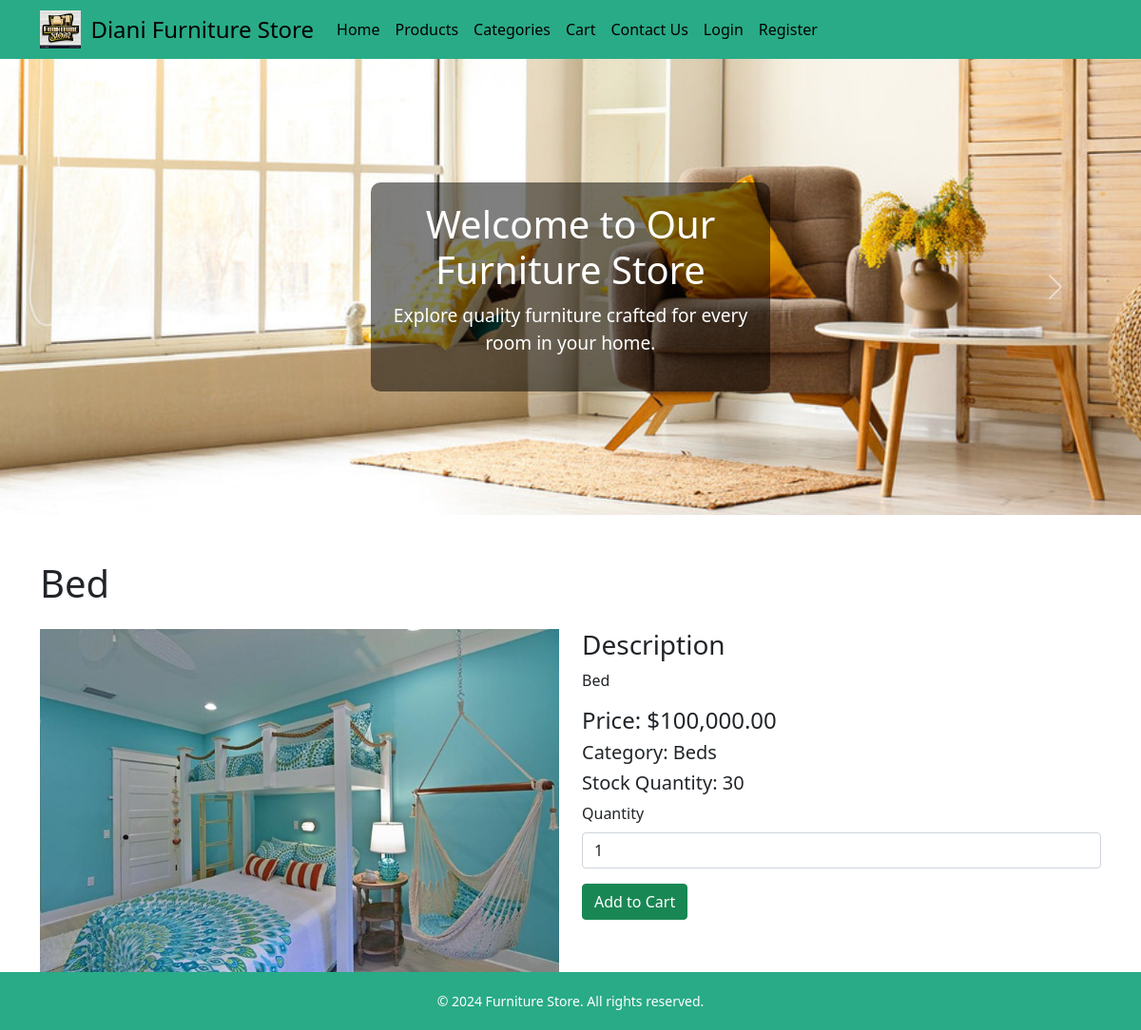
The app's page /product-detail.php?id=1 with its own data.
### tables this page shows
CREATE TABLE `products` (
  `product_id` int(11) NOT NULL,
  `name` varchar(255) NOT NULL,
  `description` text NOT NULL,
  `price` decimal(10,2) NOT NULL,
  `image_url` varchar(255) NOT NULL,
  `category` varchar(255) NOT NULL,
  `stock_quantity` int(11) DEFAULT 0,
  `created_at` timestamp NOT NULL DEFAULT current_timestamp()
);

### product-detail.php (the view, shortened to what this page needs)
<?php
include('includes/header.php');
include('includes/db.php');
if (isset($_GET['id']) && is_numeric($_GET['id'])) {
    $product_id = $_GET['id'];
    $query = "SELECT * FROM products WHERE product_id = :product_id";
    $stmt = $pdo->prepare($query);
    $stmt->bindParam(':product_id', $product_id, PDO::PARAM_INT);
    $stmt->execute();
    $product = $stmt->fetch();
} else {
    header('Location: products.php');
    exit();
}
?>
<div class="container mt-5">
    <h1 class="mb-4"><?php echo htmlspecialchars($product['name']); ?></h1>
    <div class="row">
        <div class="col-md-6">
            <img src="<?php echo htmlspecialchars($product['image_url']); ?>"
                 alt="<?php echo htmlspecialchars($product['name']); ?>"
                 class="img-fluid">
        </div>
        <div class="col-md-6">
            <h3>Description</h3>
            <p><?php echo htmlspecialchars($product['description']); ?></p>
            <h4>Price: $<?php echo number_format($product['price'], 2); ?></h4>
            <h5>Category: <?php echo htmlspecialchars($product['category']); ?></h5>
            <h5>Stock Quantity: <?php echo htmlspecialchars($product['stock_quantity']); ?></h5>
            <form action="cart-handler.php" method="post">
                <div class="mb-3">
                    <label for="quantity" class="form-label">Quantity</label>
                    <input type="number" id="quantity" name="quantity" class="form-control" value="1" min="1" max="<?php echo $product['stock_quantity']; ?>" required>
                </div>
                <button type="submit" class="btn btn-success">Add to Cart</button>
            </form>
        </div>
    </div>
</div>
<?php include('includes/footer.php'); ?>

### includes/footer.php (style rules this page uses)
html, body { height: 100%; margin: 0; display: flex; flex-direction: column; }

### records on screen
products: name "Bed", image_url (picture), description "Bed", price "100,000.00", category "Beds", stock_quantity "30"
